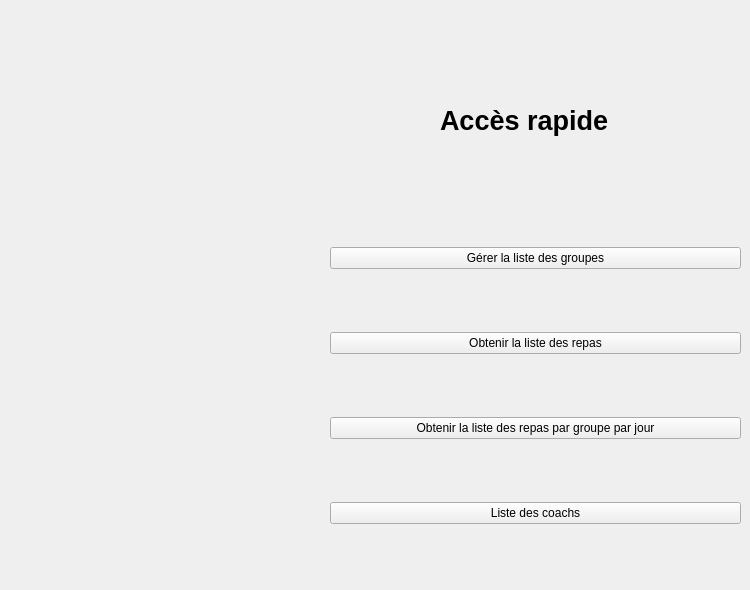
    <widget class="QWidget" name="page_4">
     <widget class="QLabel" name="label_43">
      <property name="geometry">
       <rect>
        <x>440</x>
        <y>90</y>
        <width>211</width>
        <height>61</height>
       </rect>
      </property>
      <property name="font">
       <font>
        <pointsize>20</pointsize>
        <weight>75</weight>
        <bold>true</bold>
       </font>
      </property>
      <property name="text">
       <string>Accès rapide</string>
      </property>
     </widget>
     <widget class="QWidget" name="gridLayoutWidget_3">
      <property name="geometry">
       <rect>
        <x>330</x>
        <y>190</y>
        <width>411</width>
        <height>391</height>
       </rect>
      </property>
      <layout class="QGridLayout" name="gridLayout_2">
       <item row="2" column="0">
        <widget class="QPushButton" name="listeRepasGroupeJourpushButton">
         <property name="text">
          <string>Obtenir la liste des repas par groupe par jour</string>
         </property>
        </widget>
       </item>
       <item row="1" column="0">
        <widget class="QPushButton" name="listeRepaspushButton">
         <property name="text">
          <string>Obtenir la liste des repas</string>
         </property>
        </widget>
       </item>
       <item row="0" column="0">
        <widget class="QPushButton" name="gererListeGroupepushButton">
         <property name="text">
          <string>Gérer la liste des groupes</string>
         </property>
        </widget>
       </item>
       <item row="3" column="0">
        <widget class="QPushButton" name="listeCoachpushButton">
         <property name="text">
          <string>Liste des coachs</string>
         </property>
        </widget>
       </item>
      </layout>
     </widget>
    </widget>
